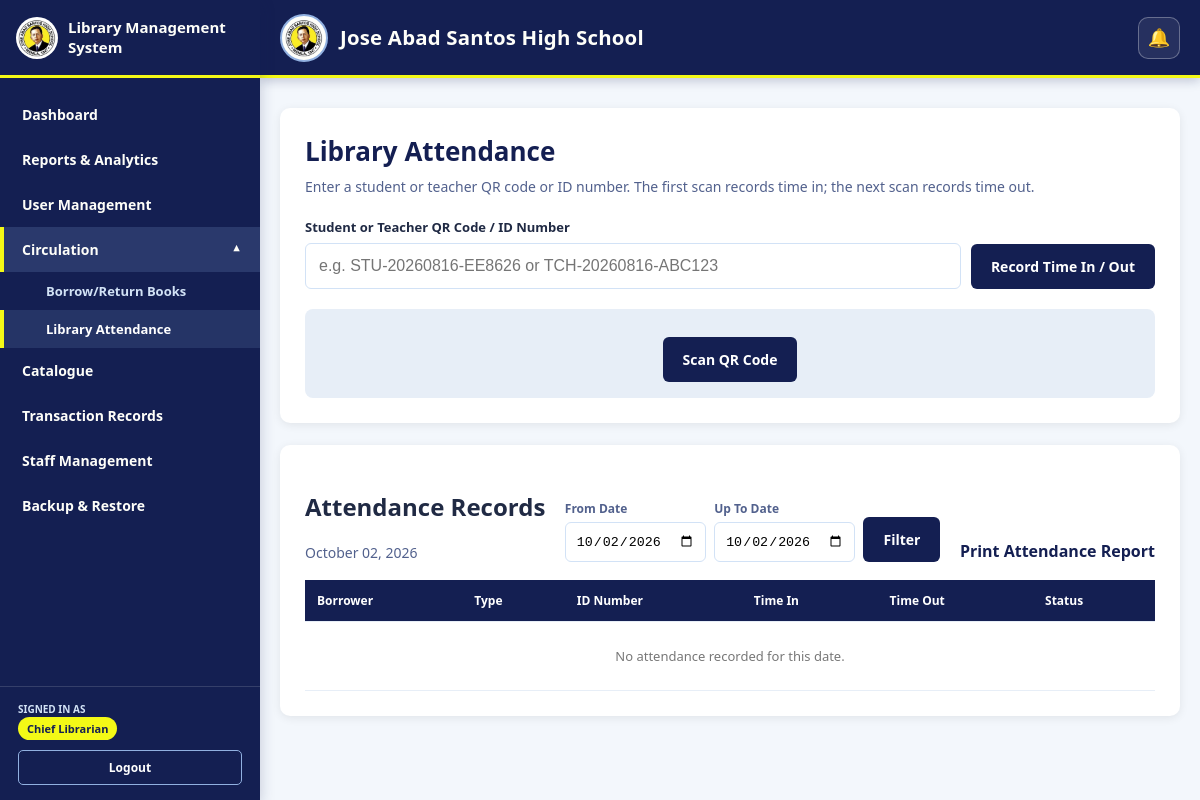
/admin/attendance.php (signed in), run on an earlier commit of the app's database.
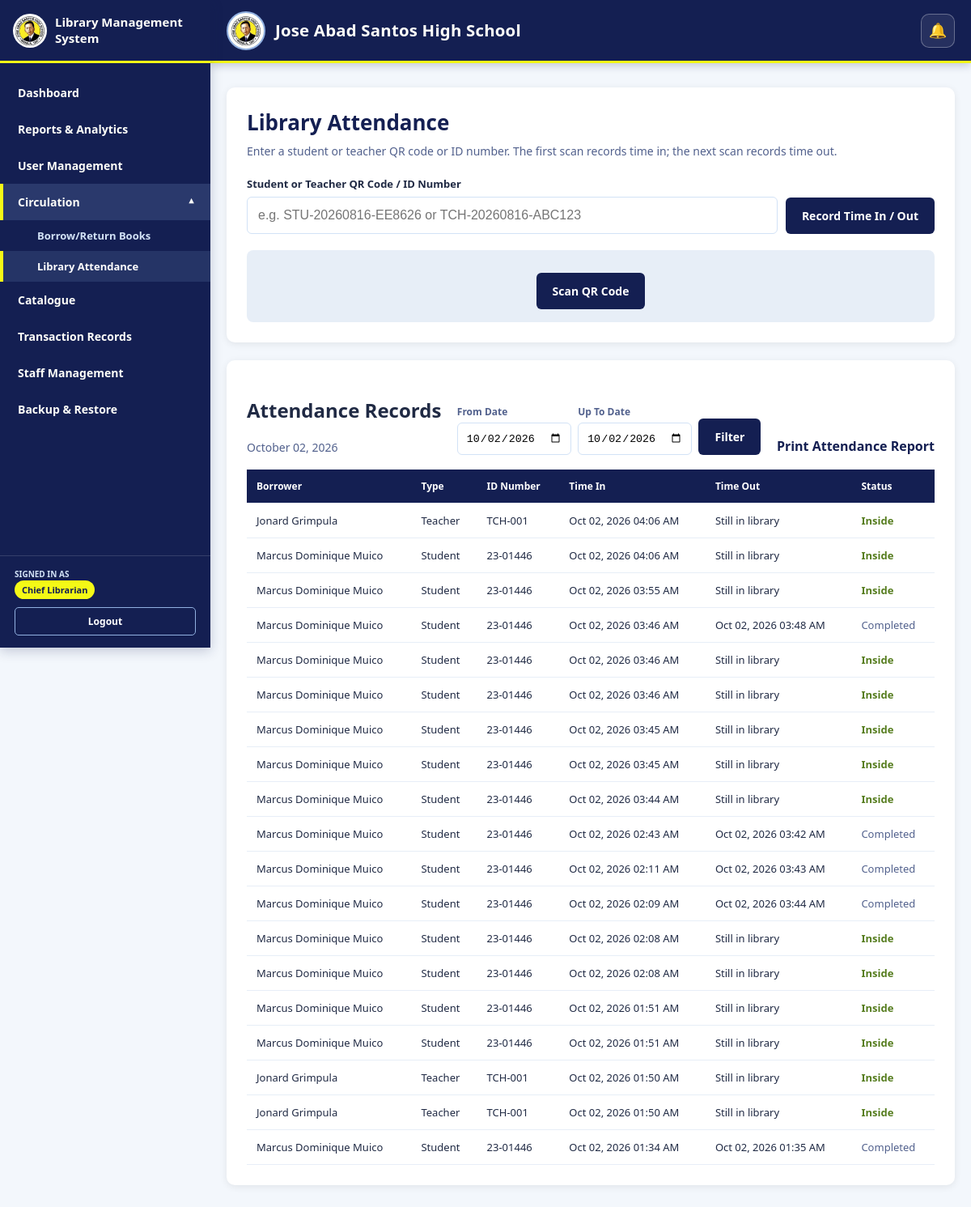
And on a later commit of the database.
### tables this page shows
CREATE TABLE `library_attendance` (
  `attendance_id` bigint UNSIGNED NOT NULL,
  `student_id` int DEFAULT NULL,
  `teacher_id` int DEFAULT NULL,
  `visit_date` date NOT NULL,
  `time_in` datetime NOT NULL,
  `time_out` datetime DEFAULT NULL,
  `created_at` timestamp NOT NULL DEFAULT CURRENT_TIMESTAMP
);

### admin/attendance.php (the view, shortened to what this page needs)
<?php
require_once __DIR__ . '/../db.php';
function h($value) {
    return htmlspecialchars((string)($value ?? ''), ENT_QUOTES, 'UTF-8');
}
$attendance = [];
$start_date = $_GET['start_date'] ?? ($_GET['date'] ?? date('Y-m-d'));
$end_date = $_GET['end_date'] ?? $start_date;
$reportDateObject = new DateTime($start_date);
$listStmt = $conn->prepare("SELECT a.time_in, a.time_out, COALESCE(s.student_no, t.teacher_no) COLLATE utf8mb4_unicode_ci AS borrower_no, COALESCE(s.full_name, t.full_name) COLLATE utf8mb4_unicode_ci AS full_name, CASE WHEN a.student_id IS NULL THEN 'Teacher' ELSE 'Student' END AS borrower_type FROM library_attendance a LEFT JOIN students s ON s.student_id = a.student_id LEFT JOIN teachers t ON t.teacher_id = a.teacher_id WHERE a.visit_date BETWEEN ? AND ? ORDER BY a.time_in DESC");
$listStmt->bind_param('ss', $start_date, $end_date);
$listStmt->execute();
$listResult = $listStmt->get_result();
while ($row = $listResult->fetch_assoc()) {
    $attendance[] = $row;
}
?>
<!DOCTYPE html>
<html lang="en">
<head>
</head>
<body class="attendance-page">
<?php include __DIR__ . '/../navbar.php'; ?>
<?php include __DIR__ . '/../header.php'; ?>
<div class="attendance-container">
    <div class="attendance-card">
        <h1 class="attendance-title">Library Attendance</h1>
        <div class="muted">Enter a student or teacher QR code or ID number. The first scan records time in; the next scan records time out.</div>
        <form method="POST" class="attendance-form" id="attendanceForm">
            <div class="field">
                <label for="identifier">Student or Teacher QR Code / ID Number</label>
                <input type="text" id="identifier" name="identifier" placeholder="e.g. STU-20260816-EE8626 or TCH-20260816-ABC123" autocomplete="off" required autofocus>
            </div>
            <button class="attendance-button" type="submit">Record Time In / Out</button>
        </form>
        <div class="scanner">
            <div class="scanner-controls">
                <button class="attendance-button" type="button" id="startScanner">Scan QR Code</button>
            </div>
        </div>
    </div>
    <div class="attendance-card">
        <div class="attendance-toolbar">
            <div><h2>Attendance Records</h2><div class="muted"><?php echo h($reportDateObject->format('F d, Y')); ?></div></div>
            <form class="date-filter" method="GET">
                <div><label>From Date</label><input type="date" name="start_date" value="<?php echo h($start_date); ?>"></div>
                <div><label>Up To Date</label><input type="date" name="end_date" value="<?php echo h($end_date); ?>"></div>
                <button class="attendance-button" type="submit">Filter</button>
            </form>
            <a class="report-link" href="attendance.php?report=1&amp;start_date=<?php echo h($start_date); ?>&amp;end_date=<?php echo h($end_date); ?>" target="_blank" rel="noopener">Print Attendance Report</a>
        </div>
        <div class="table-wrap">
            <table>
                <thead><tr><th>Borrower</th><th>Type</th><th>ID Number</th><th>Time In</th><th>Time Out</th><th>Status</th></tr></thead>
                <tbody>
                <?php foreach ($attendance as $row): ?>
                    <tr>
                        <td><?php echo h($row['full_name']); ?></td>
                        <td><?php echo h($row['borrower_type']); ?></td>
                        <td><?php echo h($row['borrower_no']); ?></td>
                        <td><?php echo h(date('M d, Y h:i A', strtotime($row['time_in']))); ?></td>
                        <td><?php echo $row['time_out'] ? h(date('M d, Y h:i A', strtotime($row['time_out']))) : 'Still in library'; ?></td>
                        <td class="<?php echo $row['time_out'] ? 'closed' : 'open'; ?>"><?php echo $row['time_out'] ? 'Completed' : 'Inside'; ?></td>
                    </tr>
                <?php endforeach; ?>
                <?php if (!$attendance): ?><tr><td colspan="6" style="text-align:center;color:#777;padding:25px">No attendance recorded for this date.</td></tr><?php endif; ?>
                </tbody>
            </table>
        </div>
    </div>
</div>
</body>
</html>

### navbar.php (shortened to what this page needs)
<?php
$full_name = $_SESSION['full_name'] ?? 'User';
function isActiveNav($path) {
    $current_path = $_SERVER['REQUEST_URI'] ?? '';
    return strpos($current_path, $path) !== false ? 'active' : '';
}
function isActiveNavAny($paths) {
    foreach ($paths as $path) {
        if (strpos($_SERVER['REQUEST_URI'] ?? '', $path) !== false) {
            return 'active';
        }
    }
    return '';
}
$books_nav_paths = ['/admin/qr_transaction.php', '/admin/attendance.php'];
$books_open = isActiveNavAny($books_nav_paths) === 'active';
?>
<aside class="sidebar" id="sidebar">
    <div class="sidebar-brand">
        <img src="/LibraryBorrowingSystem/Img/jAbadSantos_Logo.jpg" alt="Jose Abad Santos High School Logo">
        <span class="sidebar-brand-text">Library Management System</span>
    </div>
    <ul class="sidebar-menu">
        <li class="sidebar-item">
            <a href="/LibraryBorrowingSystem/admin/dashboard.php" class="sidebar-link <?php echo isActiveNav('/admin/dashboard.php'); ?>">Dashboard</a>
        </li>
        <li class="sidebar-item">
            <a href="/LibraryBorrowingSystem/admin/reports.php" class="sidebar-link <?php echo isActiveNav('/admin/reports.php'); ?>">Reports &amp; Analytics</a>
        </li>
        <li class="sidebar-item">
            <a href="/LibraryBorrowingSystem/admin/student_records.php" class="sidebar-link <?php echo isActiveNav('/admin/student_records.php'); ?>">User Management</a>
        </li>
        <li class="sidebar-item dropdown <?php echo $books_open ? 'open' : ''; ?>">
            <button type="button" class="sidebar-link dropdown-toggle" aria-expanded="<?php echo $books_open ? 'true' : 'false'; ?>">
                <span>Circulation</span><span class="dropdown-icon">▼</span>
            </button>
            <ul class="dropdown-menu">
                <li><a href="/LibraryBorrowingSystem/admin/qr_transaction.php" class="dropdown-link <?php echo isActiveNav('/admin/qr_transaction.php'); ?>">Borrow/Return Books</a></li>
                <li><a href="/LibraryBorrowingSystem/admin/attendance.php" class="dropdown-link <?php echo isActiveNav('/admin/attendance.php'); ?>">Library Attendance</a></li>
            </ul>
        </li>
        <li class="sidebar-item">
            <a href="/LibraryBorrowingSystem/admin/inventory.php" class="sidebar-link <?php echo isActiveNav('/admin/inventory.php'); ?>">Catalogue</a>
        </li>
        <li class="sidebar-item">
            <a href="/LibraryBorrowingSystem/admin/transactions.php" class="sidebar-link <?php echo isActiveNav('/admin/transactions.php'); ?>">Transaction Records</a>
        </li>
        <li class="sidebar-item">
            <a href="/LibraryBorrowingSystem/admin/staff_management.php" class="sidebar-link <?php echo isActiveNav('/admin/staff_management.php'); ?>">Staff Management</a>
        </li>
        <li class="sidebar-item">
            <a href="/LibraryBorrowingSystem/admin/backup_management.php" class="sidebar-link <?php echo isActiveNav('/admin/backup_management.php'); ?>">Backup &amp; Restore</a>
        </li>
    </ul>
    <div class="sidebar-user">
        <div class="sidebar-user-label">Signed in as</div>
        <div class="sidebar-user-role" title="<?php echo htmlspecialchars($full_name, ENT_QUOTES, 'UTF-8'); ?>">
            <?php echo htmlspecialchars($full_name, ENT_QUOTES, 'UTF-8'); ?>
        </div>
        <a href="/LibraryBorrowingSystem/logout.php" class="sidebar-logout">Logout</a>
    </div>
</aside>

### header.php (shortened to what this page needs)
<?php
$headerUserId = (int)($_SESSION['user_id'] ?? 0);
?>
<header class="jashs-header">
    <div class="jashs-header-brand">
        <img src="/LibraryBorrowingSystem/Img/jAbadSantos_Logo.jpg" alt="Jose Abad Santos High School Logo">
        <div class="jashs-header-title-wrap">
            <h1 class="jashs-header-title">Jose Abad Santos High School</h1>
        </div>
    </div>
    <?php if ($headerUserId > 0): ?>
    <div class="jashs-notification-wrap">
        <button type="button" class="jashs-notification-bell" id="headerNotificationBell" aria-label="Notifications">
            🔔
        </button>
    </div>
    <?php endif; ?>
</header>

### admin/attendance.php (style rules this page uses)
* { box-sizing:border-box }
.attendance-page { background:#F3F7FC;color:#202A44;font-family:'Segoe UI',Tahoma,sans-serif }
.attendance-container { max-width:1050px;margin:30px auto;padding:0 20px }
.attendance-card { background:#fff;border-radius:10px;padding:25px;margin-bottom:22px;box-shadow:0 2px 10px rgba(0,0,0,.08) }
.attendance-title { margin:0 0 8px;color:#141F52;font-size:26px }
.muted { color:#52618D;font-size:14px }
.attendance-form { display:grid;grid-template-columns:1fr auto;gap:10px;align-items:end;margin-top:22px }
.field label { display:block;font-weight:600;font-size:13px;margin-bottom:7px }
.field input { width:100%;padding:13px;border:1px solid #D2E2F6;border-radius:6px;font-size:16px }
.attendance-button { border:0;border-radius:6px;padding:13px 20px;background:#141F52;color:#fff;font:600 14px 'Segoe UI',Tahoma,sans-serif;cursor:pointer }
.scanner { margin-top:20px;background:#E7EEF7;border-radius:8px;padding:16px;text-align:center }
.scanner-controls { display:flex;gap:10px;justify-content:center;flex-wrap:wrap;margin-top:12px }
.table-wrap { overflow-x:auto }
table { width:100%;border-collapse:collapse }
th,td { padding:12px;text-align:left;border-bottom:1px solid #E7EEF7;font-size:13px }
th { background:#141F52;color:#fff;font-size:12px }
.open { color:#567D1F;font-weight:700 }
.closed { color:#52618D }
.attendance-toolbar { display:flex;justify-content:space-between;gap:16px;align-items:end;flex-wrap:wrap;margin-bottom:18px }
.date-filter { display:flex;gap:8px;align-items:end;flex-wrap:wrap }
.date-filter label { display:block;font-size:12px;font-weight:600;color:#52618D;margin-bottom:5px }
.date-filter input { padding:10px;border:1px solid #D2E2F6;border-radius:6px }
.report-link { color:#141F52;font-weight:600;text-decoration:none }

### header.php (style rules this page uses)
.jashs-header { position: sticky; top: 0; z-index: 900; width: 100%; margin-left: 0; min-height: 78px; margin-top: 0; margin-right: 0; margin-bottom: 24px; padding: 12px 20px; box-sizing: border-box; background: #141F52; color: #FEFEF9; display: flex; align-items: center; gap: 14px; border-bottom: 3px solid #F4F916; box-shadow: 0 3px 10px rgba(20,31,82,.22); }
.jashs-header-brand { display: flex; align-items: center; gap: 12px; min-width: 0; flex: 1; }
.jashs-header-brand img { width: 48px; height: 48px; object-fit: contain; border-radius: 50%; background: #FEFEF9; border: 2px solid #91B0E0; padding: 3px; flex-shrink: 0; }
.jashs-header-title-wrap { min-width: 0; }
.jashs-header-title { margin: 0; font-size: clamp(17px, 1.7vw, 23px); line-height: 1.1; font-weight: 800; letter-spacing: .2px; }
.jashs-notification-wrap { position: relative; flex-shrink: 0; }
.jashs-notification-bell { position: relative; width: 42px; height: 42px; border: 1px solid rgba(255,255,255,.3); border-radius: 10px; background: rgba(255,255,255,.08); color: #fff; cursor: pointer; font-size: 18px; }

What changed in the data, as far as the page shows it:
added library_attendance: full_name "Jonard Grimpula", borrower_type "Teacher", borrower_no "TCH-001", time_in "Oct 02, 2026 04:06 AM", shows "Still in library", shows "Inside"
added library_attendance: full_name "Marcus Dominique Muico", borrower_type "Student", borrower_no "23-01446", time_in "Oct 02, 2026 04:06 AM", shows "Still in library", shows "Inside"
added library_attendance: full_name "Marcus Dominique Muico", borrower_type "Student", borrower_no "23-01446", time_in "Oct 02, 2026 03:55 AM", shows "Still in library", shows "Inside"
added library_attendance: full_name "Marcus Dominique Muico", borrower_type "Student", borrower_no "23-01446", time_in "Oct 02, 2026 03:46 AM", time_out "Oct 02, 2026 03:48 AM", shows "Completed"
added library_attendance: full_name "Marcus Dominique Muico", borrower_type "Student", borrower_no "23-01446", time_in "Oct 02, 2026 03:46 AM", shows "Still in library", shows "Inside"
added library_attendance: full_name "Marcus Dominique Muico", borrower_type "Student", borrower_no "23-01446", time_in "Oct 02, 2026 03:46 AM", shows "Still in library", shows "Inside"
added library_attendance: full_name "Marcus Dominique Muico", borrower_type "Student", borrower_no "23-01446", time_in "Oct 02, 2026 03:45 AM", shows "Still in library", shows "Inside"
added library_attendance: full_name "Marcus Dominique Muico", borrower_type "Student", borrower_no "23-01446", time_in "Oct 02, 2026 03:45 AM", shows "Still in library", shows "Inside"
added library_attendance: full_name "Marcus Dominique Muico", borrower_type "Student", borrower_no "23-01446", time_in "Oct 02, 2026 03:44 AM", shows "Still in library", shows "Inside"
added library_attendance: full_name "Marcus Dominique Muico", borrower_type "Student", borrower_no "23-01446", time_in "Oct 02, 2026 02:43 AM", time_out "Oct 02, 2026 03:42 AM", shows "Completed"
added library_attendance: full_name "Marcus Dominique Muico", borrower_type "Student", borrower_no "23-01446", time_in "Oct 02, 2026 02:11 AM", time_out "Oct 02, 2026 03:43 AM", shows "Completed"
added library_attendance: full_name "Marcus Dominique Muico", borrower_type "Student", borrower_no "23-01446", time_in "Oct 02, 2026 02:09 AM", time_out "Oct 02, 2026 03:44 AM", shows "Completed"
added library_attendance: full_name "Marcus Dominique Muico", borrower_type "Student", borrower_no "23-01446", time_in "Oct 02, 2026 02:08 AM", shows "Still in library", shows "Inside"
added library_attendance: full_name "Marcus Dominique Muico", borrower_type "Student", borrower_no "23-01446", time_in "Oct 02, 2026 02:08 AM", shows "Still in library", shows "Inside"
added library_attendance: full_name "Marcus Dominique Muico", borrower_type "Student", borrower_no "23-01446", time_in "Oct 02, 2026 01:51 AM", shows "Still in library", shows "Inside"
added library_attendance: full_name "Marcus Dominique Muico", borrower_type "Student", borrower_no "23-01446", time_in "Oct 02, 2026 01:51 AM", shows "Still in library", shows "Inside"
added library_attendance: full_name "Jonard Grimpula", borrower_type "Teacher", borrower_no "TCH-001", time_in "Oct 02, 2026 01:50 AM", shows "Still in library", shows "Inside"
added library_attendance: full_name "Jonard Grimpula", borrower_type "Teacher", borrower_no "TCH-001", time_in "Oct 02, 2026 01:50 AM", shows "Still in library", shows "Inside"
added library_attendance: full_name "Marcus Dominique Muico", borrower_type "Student", borrower_no "23-01446", time_in "Oct 02, 2026 01:34 AM", time_out "Oct 02, 2026 01:35 AM", shows "Completed"
Also different on the page:
text no longer shown: "No attendance recorded for this date."
